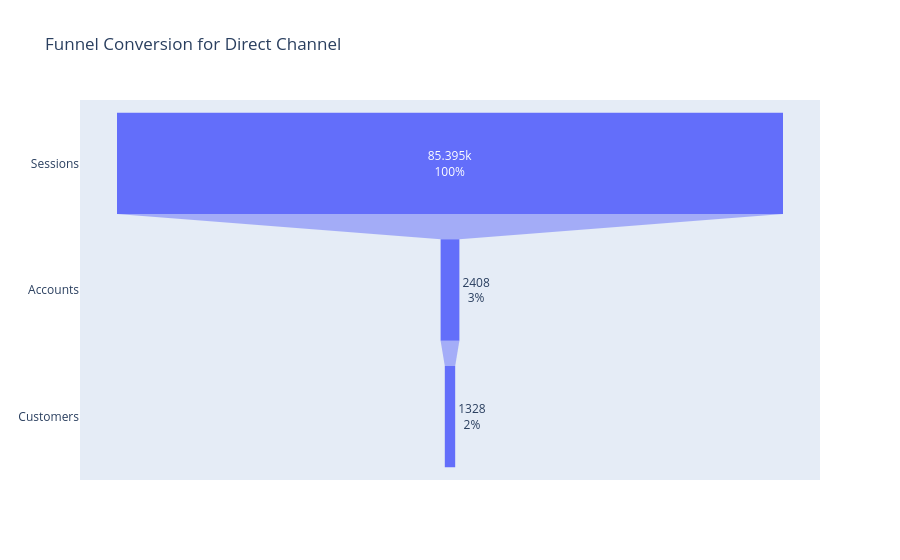
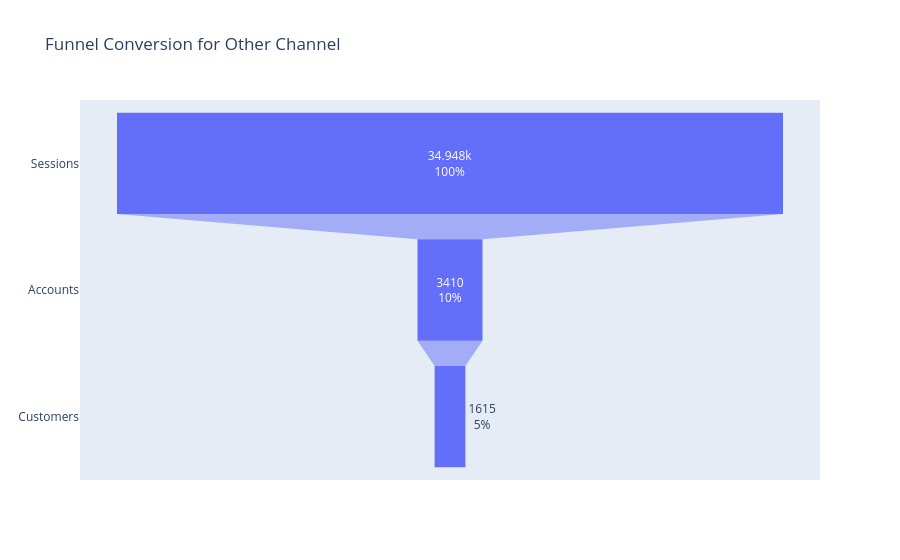
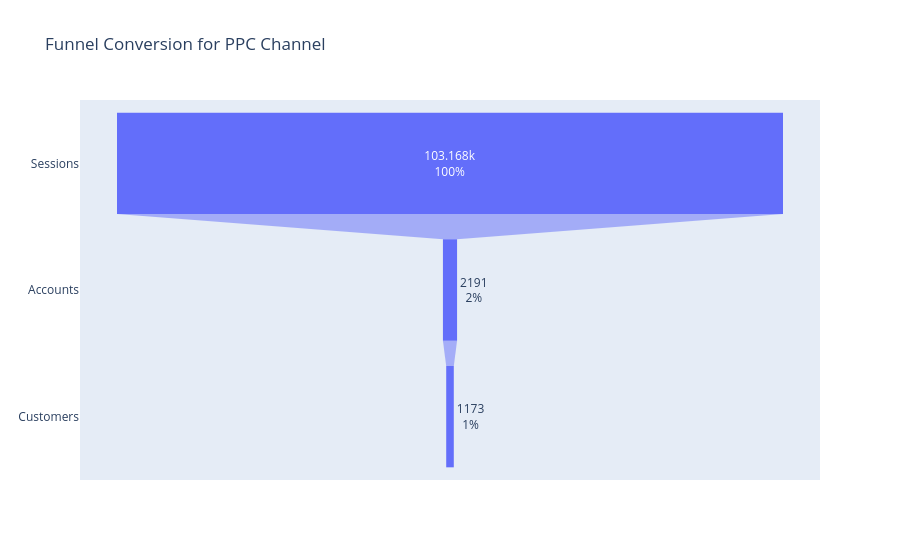
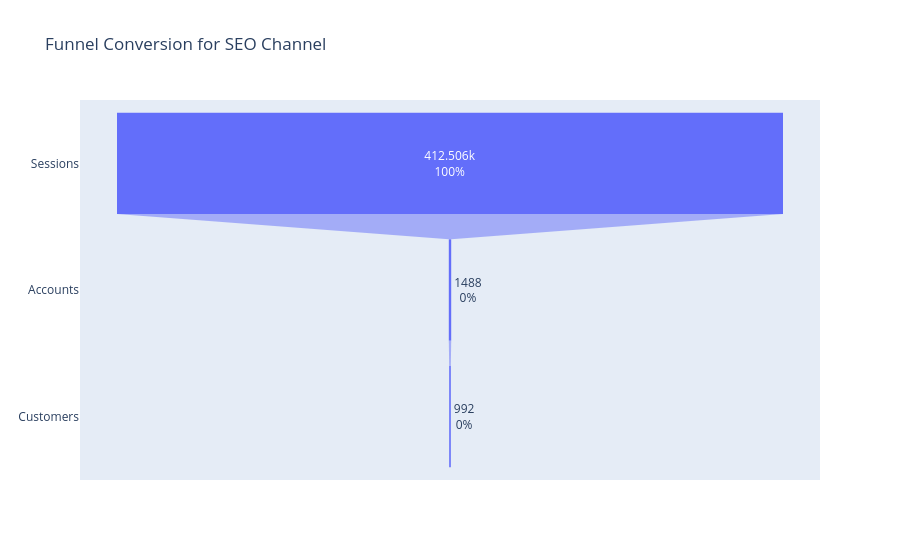

These figures' notebook cell, in order:
### Markdown cell above
This chart is the most intuitive in order to visualize the movement of traffic through several stages: sessions - accounts - customers. Each of the stages is denoted as a layer becoming smaller at the top to the bottom indicating the location where visitors are shaken off by the funnel.

The reason why i selected this chart is that it graphically shows drop-off points at every stage, and it is at a glance that which channels lose visitors and which easily turns traffic into customers. It is ideal to demonstrate how the users move through the funnel and how the various channels perform in one easy-to-understand display.

### Code cell
# define the stages of the funnel
stages = ['Sessions', 'Accounts', 'Customers']

# get the list of channels
channels = funnel['channel'].tolist()

# create a funnel chart for each channel
for channel in channels:
    fig = go.Figure(go.Funnel(
        y=stages,
        x=funnel.loc[funnel['channel']==channel, ['sessions', 'count_Account', 'count_Customers']].values.flatten(),
        textinfo="value+percent initial"
    ))
    fig.update_layout(title_text=f'Funnel Conversion for {channel} Channel')
    fig.show()

### Figure 1 — Plotly figure (JSON) as saved in the notebook; plotly's stock layout.template omitted (floating-point values rounded to 4 significant figures)
{"data": [{"textinfo": "value+percent initial", "type": "funnel", "x": [85395, 2408, 1328], "y": ["Sessions", "Accounts", "Customers"]}], "layout": {"title": {"text": "Funnel Conversion for Direct Channel"}}}

### Figure 2 — Plotly figure (JSON) as saved in the notebook; plotly's stock layout.template omitted (floating-point values rounded to 4 significant figures)
{"data": [{"textinfo": "value+percent initial", "type": "funnel", "x": [34948, 3410, 1615], "y": ["Sessions", "Accounts", "Customers"]}], "layout": {"title": {"text": "Funnel Conversion for Other Channel"}}}

### Figure 3 — Plotly figure (JSON) as saved in the notebook; plotly's stock layout.template omitted (floating-point values rounded to 4 significant figures)
{"data": [{"textinfo": "value+percent initial", "type": "funnel", "x": [103168, 2191, 1173], "y": ["Sessions", "Accounts", "Customers"]}], "layout": {"title": {"text": "Funnel Conversion for PPC Channel"}}}

### Figure 4 — Plotly figure (JSON) as saved in the notebook; plotly's stock layout.template omitted (floating-point values rounded to 4 significant figures)
{"data": [{"textinfo": "value+percent initial", "type": "funnel", "x": [412506, 1488, 992], "y": ["Sessions", "Accounts", "Customers"]}], "layout": {"title": {"text": "Funnel Conversion for SEO Channel"}}}
